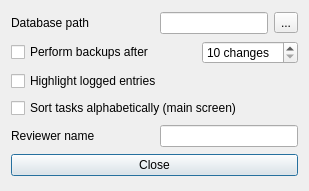
<?xml version="1.0" encoding="UTF-8"?>
<ui version="4.0">
 <class>Gui_Settings_Old</class>
 <widget class="QDialog" name="Gui_Settings_Old">
  <property name="geometry">
   <rect>
    <x>0</x>
    <y>0</y>
    <width>309</width>
    <height>191</height>
   </rect>
  </property>
  <property name="windowTitle">
   <string>Settings</string>
  </property>
  <property name="windowIcon">
   <iconset resource="resources.qrc">
    <normaloff>:/icons/settings_dialog_16</normaloff>:/icons/settings_dialog_16</iconset>
  </property>
  <layout class="QGridLayout" name="gridLayout">
   <item row="1" column="2" colspan="2">
    <widget class="QSpinBox" name="backupChanges">
     <property name="suffix">
      <string> changes</string>
     </property>
     <property name="minimum">
      <number>10</number>
     </property>
     <property name="maximum">
      <number>100</number>
     </property>
    </widget>
   </item>
   <item row="5" column="0" colspan="4">
    <widget class="QPushButton" name="closeButton">
     <property name="toolTip">
      <string>Close settings dialog</string>
     </property>
     <property name="text">
      <string>Close</string>
     </property>
     <property name="icon">
      <iconset resource="resources.qrc">
       <normaloff>:/icons/close_16</normaloff>:/icons/close_16</iconset>
     </property>
     <property name="default">
      <bool>true</bool>
     </property>
    </widget>
   </item>
   <item row="1" column="0">
    <widget class="QCheckBox" name="backupPerform">
     <property name="text">
      <string>Perform backups after</string>
     </property>
    </widget>
   </item>
   <item row="3" column="0" colspan="4">
    <widget class="QCheckBox" name="sort">
     <property name="text">
      <string>Sort tasks alphabetically (main screen)</string>
     </property>
    </widget>
   </item>
   <item row="0" column="3">
    <widget class="QToolButton" name="pathButton">
     <property name="text">
      <string>...</string>
     </property>
    </widget>
   </item>
   <item row="2" column="0" colspan="2">
    <widget class="QCheckBox" name="hilightEntries">
     <property name="text">
      <string>Highlight logged entries</string>
     </property>
    </widget>
   </item>
   <item row="0" column="0">
    <widget class="QLabel" name="dbPathLabel">
     <property name="text">
      <string>Database path</string>
     </property>
    </widget>
   </item>
   <item row="0" column="1" colspan="2">
    <widget class="QLineEdit" name="dbPath">
     <property name="readOnly">
      <bool>true</bool>
     </property>
    </widget>
   </item>
   <item row="1" column="1">
    <spacer name="horizontalSpacer">
     <property name="orientation">
      <enum>Qt::Horizontal</enum>
     </property>
     <property name="sizeHint" stdset="0">
      <size>
       <width>40</width>
       <height>20</height>
      </size>
     </property>
    </spacer>
   </item>
   <item row="4" column="0">
    <widget class="QLabel" name="rvNameLabel">
     <property name="text">
      <string>Reviewer name</string>
     </property>
    </widget>
   </item>
   <item row="4" column="1" colspan="3">
    <widget class="QLineEdit" name="rvName"/>
   </item>
  </layout>
 </widget>
 <resources>
  <include location="resources.qrc"/>
 </resources>
 <connections>
  <connection>
   <sender>closeButton</sender>
   <signal>clicked()</signal>
   <receiver>Gui_Settings_Old</receiver>
   <slot>close()</slot>
   <hints>
    <hint type="sourcelabel">
     <x>120</x>
     <y>301</y>
    </hint>
    <hint type="destinationlabel">
     <x>119</x>
     <y>159</y>
    </hint>
   </hints>
  </connection>
 </connections>
</ui>
